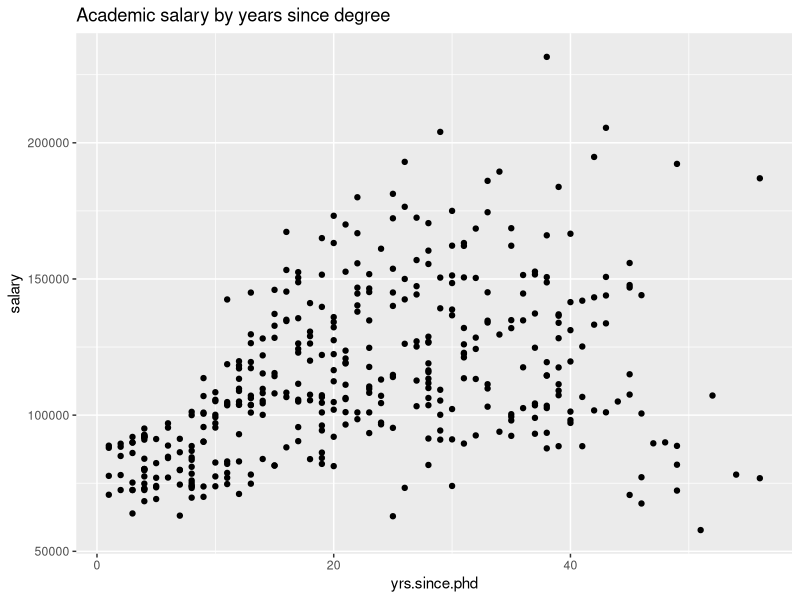
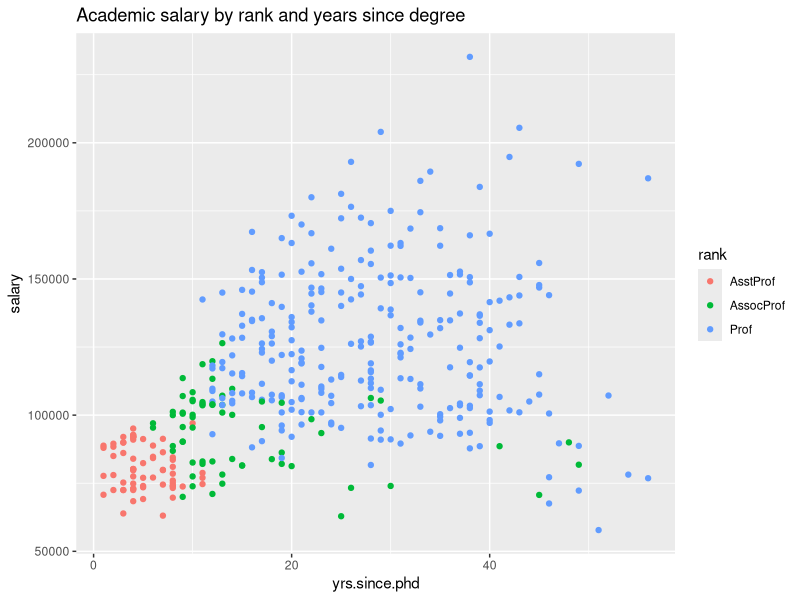
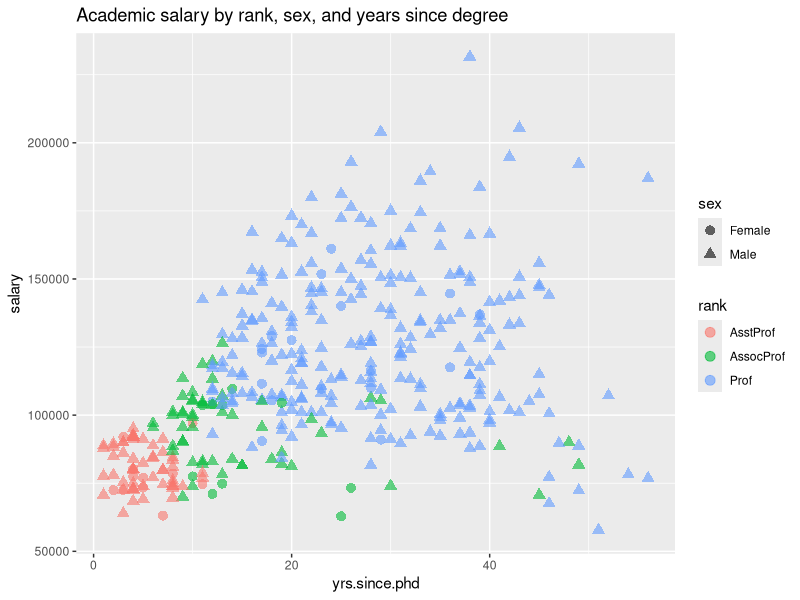
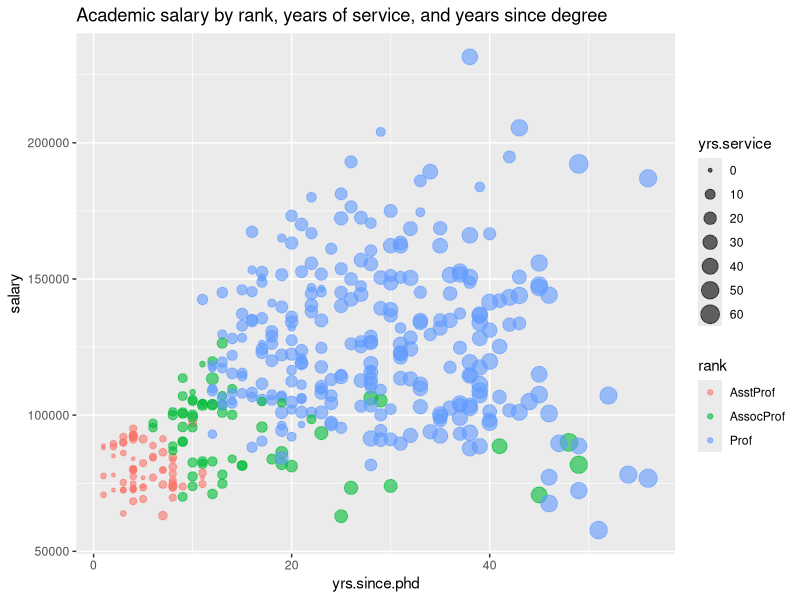
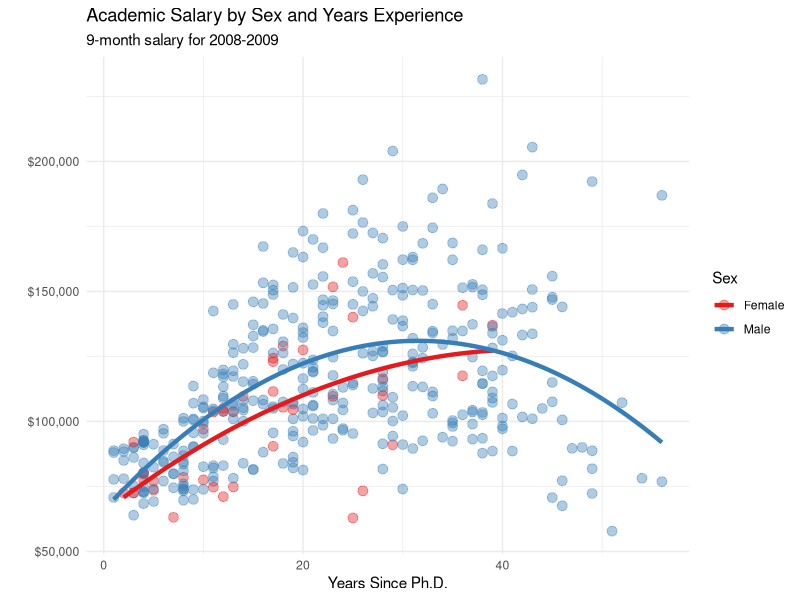
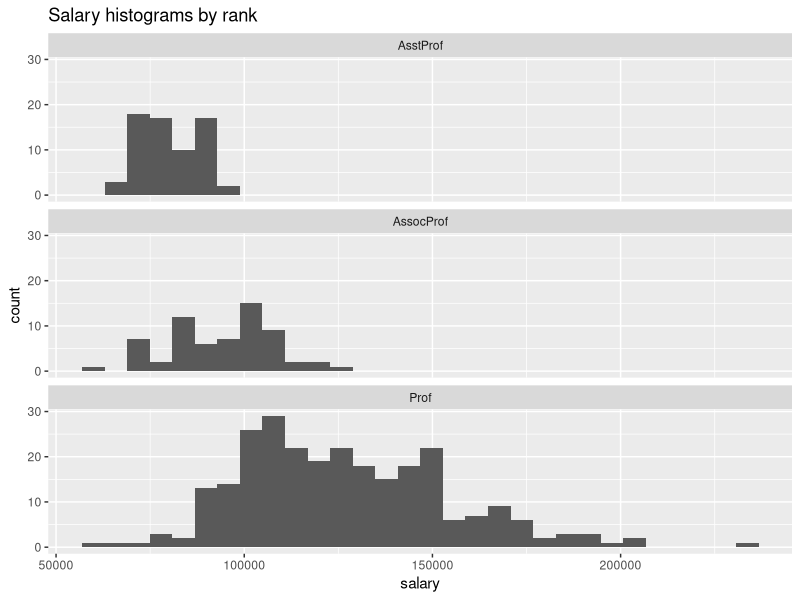
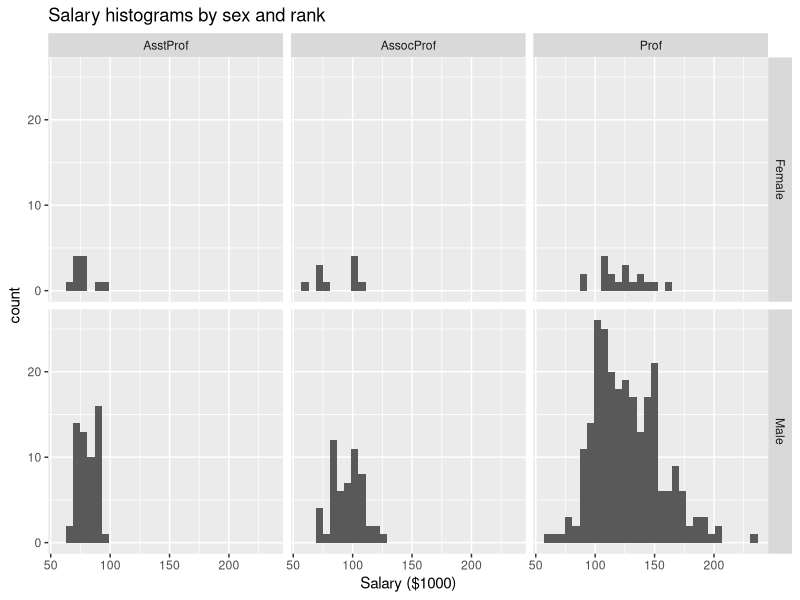
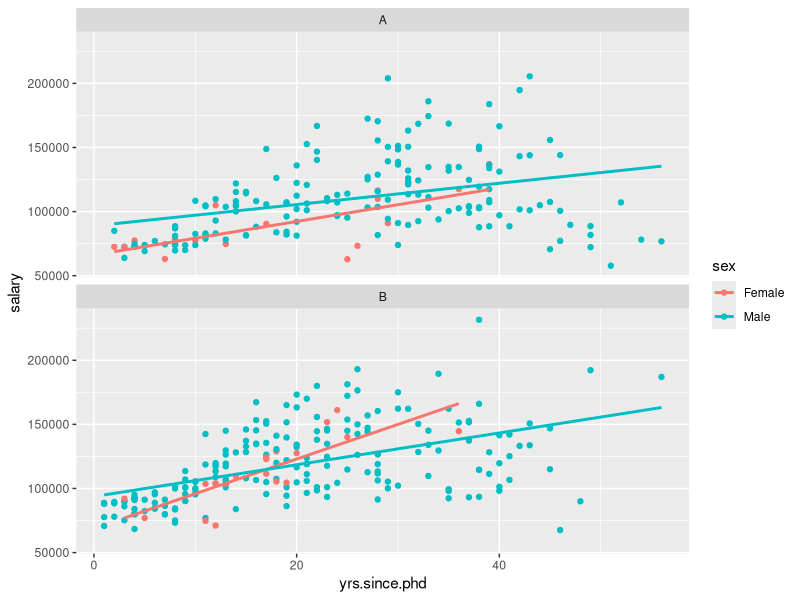

Write R code to recreate these figures, in order. (Note: this script raises an error after producing the figures.)
## ---- chunk 1
library(ggplot2)
data(Salaries, package="carData")
## ---- chunk 2
ggplot(Salaries, 
       aes(x = yrs.since.phd, y = salary)) +
  geom_point() + 
  labs(title = "Academic salary by years since degree")
## ---- chunk 3
ggplot(Salaries, aes(x = yrs.since.phd, 
                     y = salary, 
                     color=rank)) +
  geom_point() +
  labs(title = "Academic salary by rank and years since degree")
## ---- chunk 4
ggplot(Salaries, aes(x = yrs.since.phd, 
                     y = salary, 
                     color = rank, 
                     shape = sex)) +
  geom_point(size = 3, alpha = .6) +
  labs(title = "Academic salary by rank, sex, and years since degree")
## ---- chunk 5
ggplot(Salaries, aes(x = yrs.since.phd, 
                     y = salary, 
                     color = rank, 
                     size = yrs.service)) +
  geom_point(alpha = .6) +
  labs(title = paste0("Academic salary by rank, years of service, ",
                      "and years since degree"))
## ---- chunk 6
ggplot(Salaries, 
       aes(x = yrs.since.phd, 
           y = salary, 
           color = sex)) +
  geom_point(alpha = .4, 
             size=3) +
  geom_smooth(se=FALSE, 
              method="lm", 
              formula=y~poly(x,2), 
              size = 1.5) +
  labs(x = "Years Since Ph.D.",
       title = "Academic Salary by Sex and Years Experience",
       subtitle = "9-month salary for 2008-2009",
       y = "",
       color = "Sex") +
  scale_y_continuous(label = scales::dollar) +
  scale_color_brewer(palette="Set1") +
  theme_minimal()

## ---- chunk 7
ggplot(Salaries, aes(x = salary)) +
  geom_histogram() +
  facet_wrap(~rank, ncol = 1) +
  labs(title = "Salary histograms by rank")
## ---- chunk 8
ggplot(Salaries, aes(x = salary/1000)) +
  geom_histogram() +
  facet_grid(sex ~ rank) +
  labs(title = "Salary histograms by sex and rank",
       x = "Salary ($1000)")
## ---- chunk 9
ggplot(Salaries, 
       aes(x=yrs.since.phd, y = salary, color=sex)) +
  geom_point() +
  geom_smooth(method="lm", 
              se=FALSE) +
  facet_wrap(~discipline, 
             ncol = 1) 
## ---- chunk 10
ggplot(Salaries, aes(x=yrs.since.phd, 
                     y = salary, 
                     color=sex)) +
  geom_point(size = 2, 
             alpha=.5) +
  geom_smooth(method="lm", 
              se=FALSE,
              size = 1.5) +
  facet_wrap(~factor(discipline, 
                     labels = c("Theoretical", "Applied")), 
             ncol = 1) +
  scale_y_continuous(labels = scales::dollar) + 
  theme_minimal() +
  scale_color_brewer(palette="Set1") +
  labs(title = paste0("Relationship of salary and years ",
                      "since degree by sex and discipline"),
       subtitle = "9-month salary for 2008-2009",
       color = "Gender",
       x = "Years since Ph.D.",
       y = "Academic Salary")
## ---- chunk 11
data(gapminder, package = "gapminder")

plotdata <- dplyr::filter(gapminder, 
                          continent == "Americas")

ggplot(plotdata, aes(x=year, y = lifeExp)) +
  geom_line(color="grey") +
  geom_point(color="blue") +
  facet_wrap(~country) + 
  theme_minimal(base_size = 9) +
  theme(axis.text.x = element_text(angle = 45, 
                                   hjust = 1)) +
  labs(title = "Changes in Life Expectancy",
       x = "Year",
       y = "Life Expectancy")
